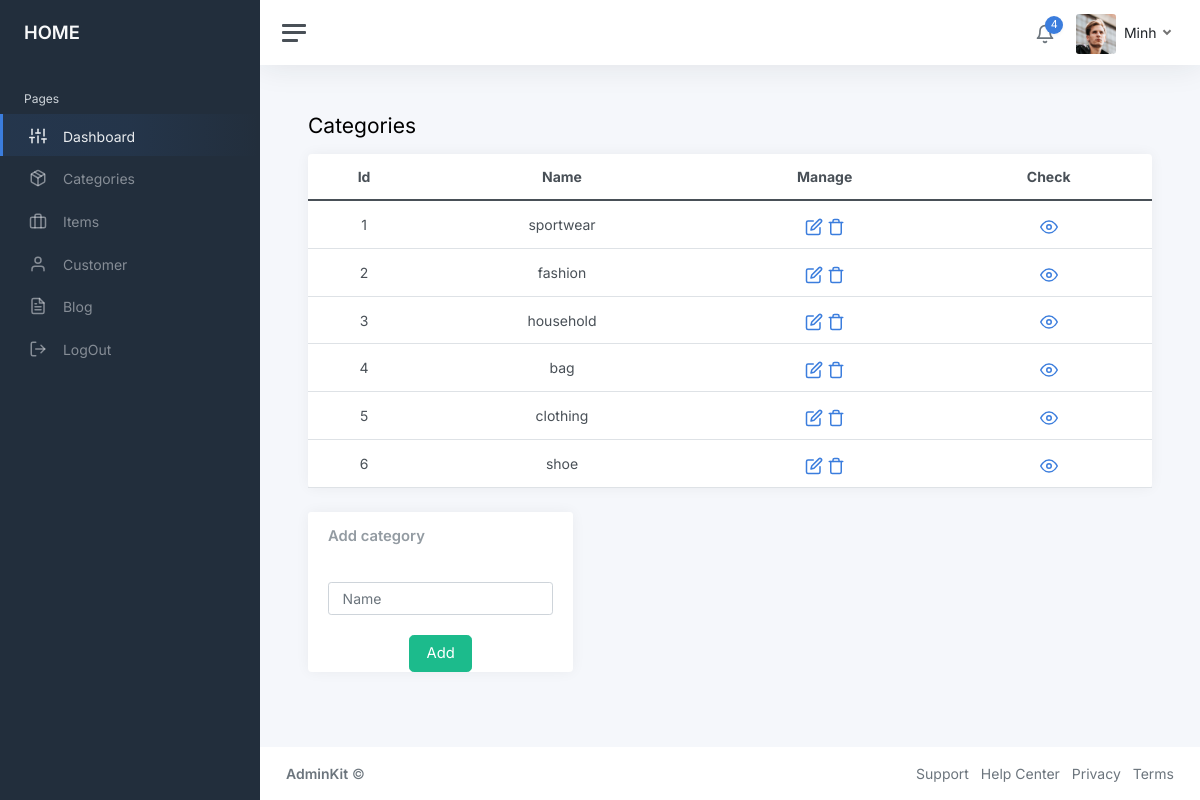
Page /admin/home.php?quanly=categories (signed in) on the earlier database version.
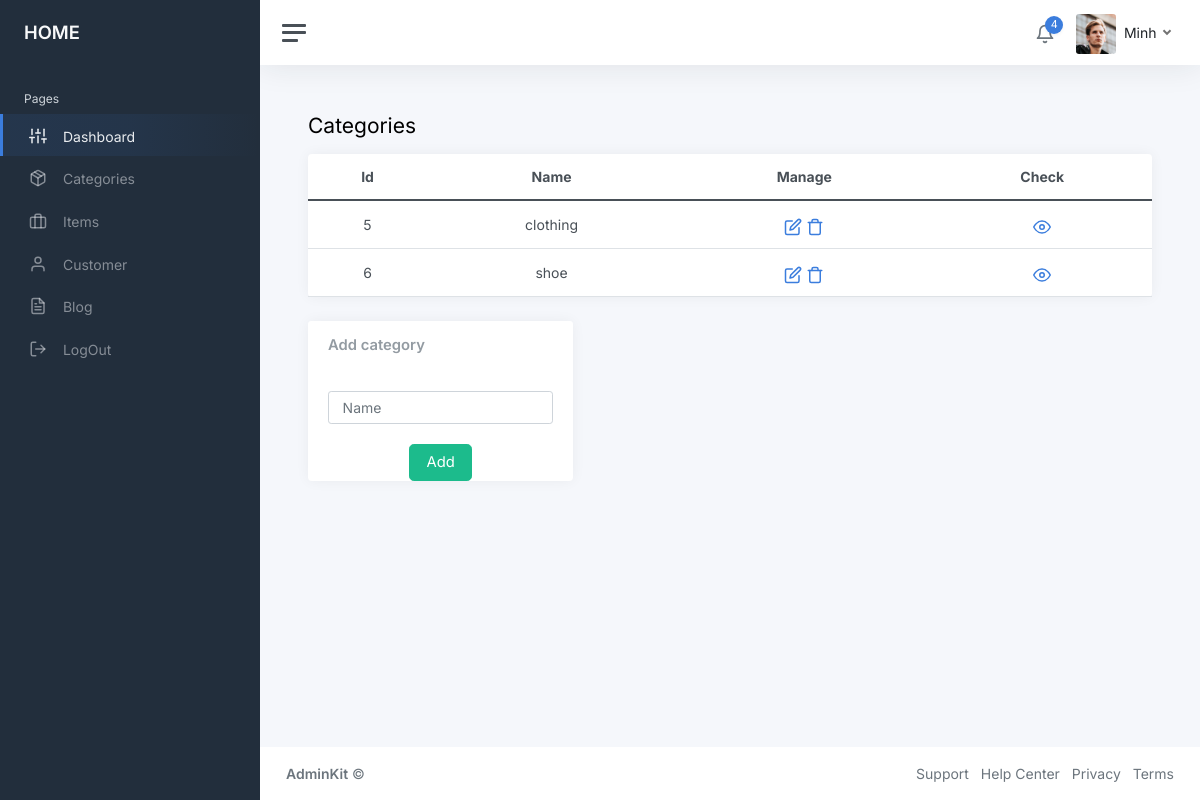
Same page on the later database version.
### tables this page shows
CREATE TABLE `categories` (
  `id` int(11) NOT NULL,
  `name` varchar(255) NOT NULL
);

### admin/pages-categories.php (the view, shortened to what this page needs)
<?php
include_once('../database/connect.php');
?>
			<main class="content">
				<div class="container-fluid p-0">
					<div class="mb-3">
						<h1 class="h3 d-inline align-middle">Categories</h1>
					</div>
					<div class="row">
						<div class="col-12 col-lg-12 col-xxl-8 ">
							<div class="card">
								<table class="table table-hover my-0">
									<thead>
										<tr>
											<th class="text-center">Id</th>
											<th class="text-center">Name</th>
											<th class="text-center">Manage</th>
											<th class="text-center">Check</th>
										</tr>
									</thead>
									<tbody>
									<?php
										$cate=mysqli_query($con,"SELECT * from categories ");
										while($row_cate=mysqli_fetch_array($cate)){
									?>
										<tr>
											<td class="text-center"><?php echo $row_cate['id'] ?></td>
											<?php
												if(isset($_GET['update']) &&$_GET['update']==$row_cate['id'])
												{
											?>
											<form action="" method="post">
											<td class="text-center">
												<input name="cate" style="
													width: 50%;
													text-align: center;
													display: inline-table;
												"  type="text" class="form-control" placeholder="<?php echo $row_cate['name'] ?>">
											<td class="text-center"><button name="confirm" class="btn btn-primary">Confirmed</button> <button name="back" class="btn btn-secondary">Back</button></td>
											</form>
											<td class="text-center"><a class="align-middle" href=""><i class="align-middle" data-feather="eye"></i></a></td>
											</td>
											<?php
												}else{
											?>
											<td class="text-center"><?php echo $row_cate['name'] ?></td>
											<td class="text-center"><a class="align-middle" href="?quanly=categories&update=<?php echo $row_cate['id'] ?>"><i class="align-middle" data-feather="edit"></i></a> <?php echo "<a class='align-middle' href=\"javascript:delproduct(id=".$row_cate['id'].")\"><i class='align-middle' data-feather='trash'></i></a>";?> </td>
											<td class="text-center"><a class="align-middle" href="?quanly=categories&check=<?php echo $row_cate['id'] ?>"><i class="align-middle" data-feather="eye"></i></a></td>
											<?php
												}
											?>
										</tr>
										<?php
										}
										?>
									</tbody>
								</table>
							</div>
						</div>
						<div class="col-12 col-lg-4">
							<div class="card">
								<div class="card-header">
									<h5 class="card-title mb-0"> Add category</h5>
								</div>
								<form action="" method="post">
								<div class="card-body ">
									<input name="add_cate" type="text" class="form-control" placeholder="Name">
								</div>
								<div class="text-center">
								<button name="add" class="btn btn-success btn-lg">Add</button>
								</div>
								</form>
							</div>
						</div>
					</div>
				</div>
			</main>

Differences in the rows shown:
removed categories: id "1", name "sportwear"
removed categories: id "2", name "fashion"
removed categories: id "3", name "household"
removed categories: id "4", name "bag"
